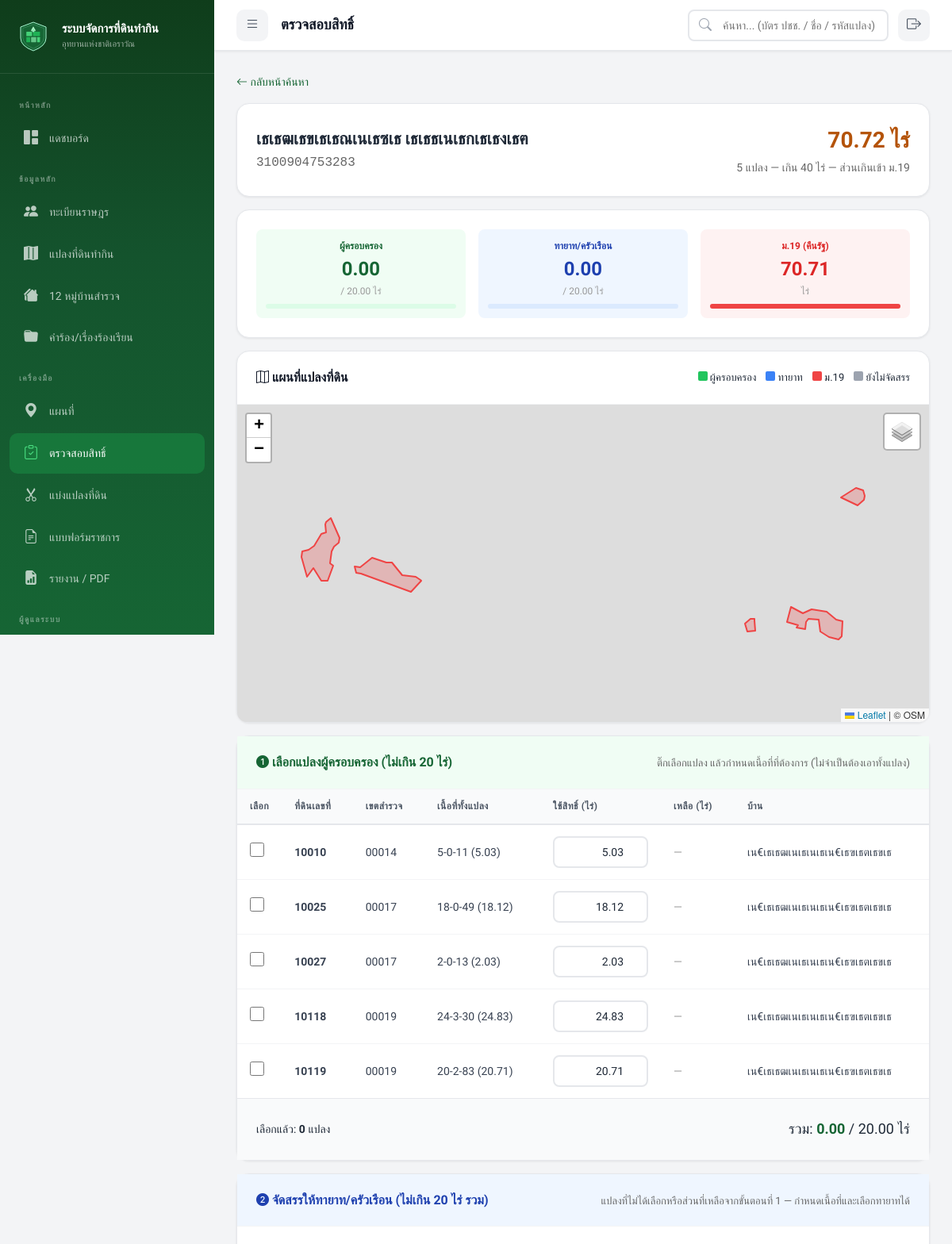
Before: /index.php?page=verification&action=process&id=169 (signed in, upper part) with the older database file.
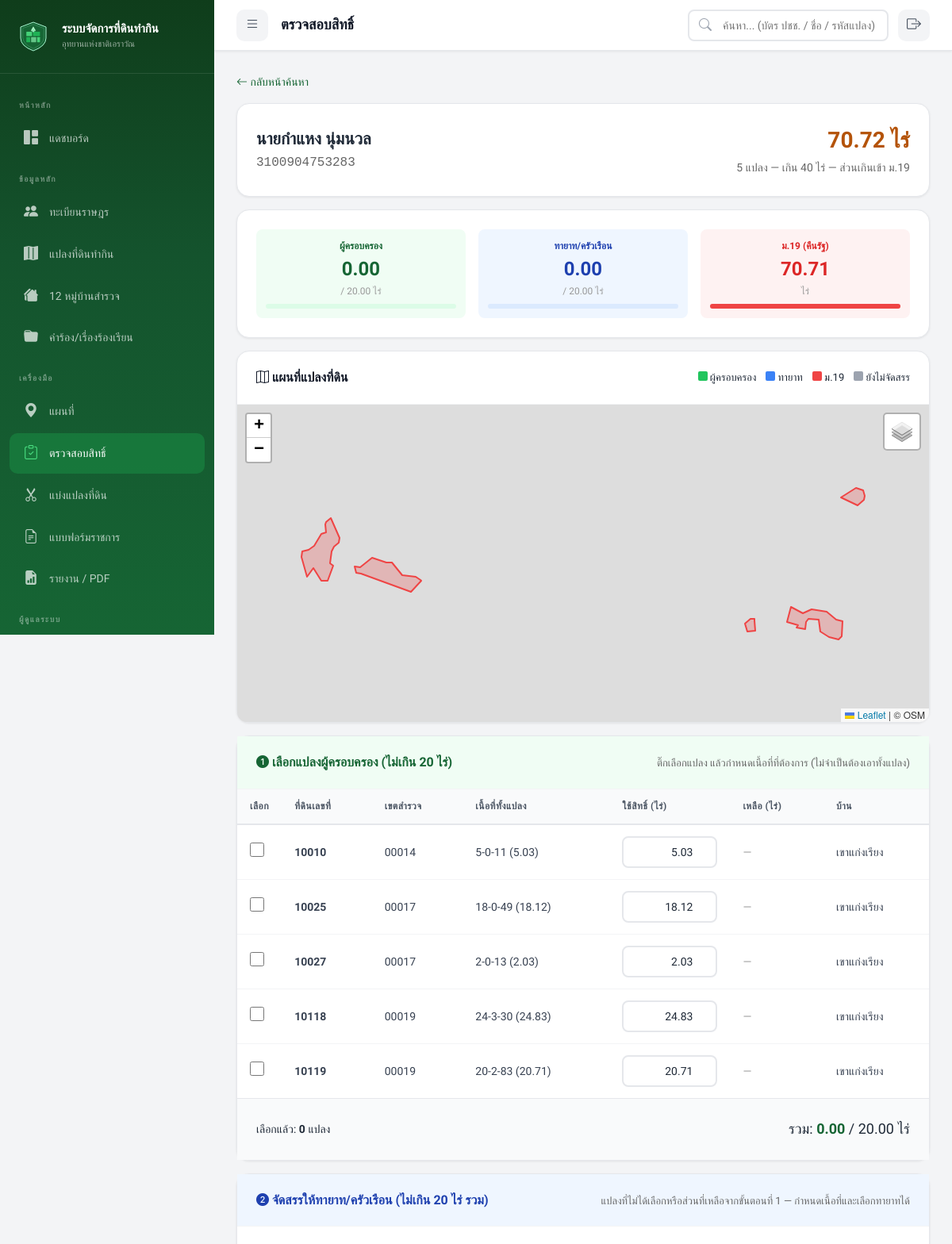
After: the same page with the newer database file.
### tables this page shows
CREATE TABLE `villagers` (
  `villager_id` int(11) NOT NULL AUTO_INCREMENT,
  `id_card_number` varchar(13) NOT NULL,
  `prefix` varchar(20) DEFAULT NULL,
  `first_name` varchar(100) NOT NULL,
  `last_name` varchar(100) NOT NULL,
  `birth_date` date DEFAULT NULL,
  `phone` varchar(15) DEFAULT NULL,
  `address` text DEFAULT NULL,
  `village_no` varchar(10) DEFAULT NULL,
  `village_name` varchar(100) DEFAULT NULL,
  `sub_district` varchar(100) DEFAULT NULL,
  `district` varchar(100) DEFAULT NULL,
  `province` varchar(100) DEFAULT NULL,
  `photo_path` varchar(500) DEFAULT NULL,
  `notes` text DEFAULT NULL,
  `qualification_status` enum('pending','passed','failed') DEFAULT 'pending',
  `qual_thai_nationality` tinyint(1) DEFAULT 1,
  `qual_continuous_residence` tinyint(1) DEFAULT 1,
  `qual_no_other_land` tinyint(1) DEFAULT 1,
  `qual_no_court_order` tinyint(1) DEFAULT 1,
  `qual_no_forest_crime` tinyint(1) DEFAULT 1,
  `qual_no_revoked_rights` tinyint(1) DEFAULT 1,
  `qualification_date` date DEFAULT NULL,
  `qualification_notes` text DEFAULT NULL,
  `created_by` int(11) DEFAULT NULL,
  `created_at` datetime DEFAULT current_timestamp(),
  `updated_at` datetime DEFAULT current_timestamp() ON UPDATE current_timestamp(),
  `verification_status` enum('pending','verified') DEFAULT 'pending',
  `verified_at` datetime DEFAULT NULL,
  `verified_by` int(11) DEFAULT NULL,
  PRIMARY KEY (`villager_id`),
  UNIQUE KEY `id_card_number` (`id_card_number`),
  KEY `created_by` (`created_by`),
  KEY `idx_id_card` (`id_card_number`),
  KEY `idx_name` (`first_name`,`last_name`),
  KEY `idx_village` (`village_name`),
  CONSTRAINT `villagers_ibfk_1` FOREIGN KEY (`created_by`) REFERENCES `users` (`user_id`) ON DELETE SET NULL
);

CREATE TABLE `land_plots` (
  `plot_id` int(11) NOT NULL AUTO_INCREMENT,
  `parent_plot_id` int(11) DEFAULT NULL,
  `allocation_type` varchar(20) DEFAULT NULL,
  `plot_code` varchar(50) NOT NULL,
  `villager_id` int(11) NOT NULL,
  `park_name` varchar(100) DEFAULT NULL,
  `zone` varchar(50) DEFAULT NULL,
  `area_rai` decimal(10,2) DEFAULT 0.00,
  `area_ngan` decimal(10,2) DEFAULT 0.00,
  `area_sqwa` decimal(10,2) DEFAULT 0.00,
  `land_use_type` enum('agriculture','residential','garden','livestock','mixed','other') DEFAULT 'agriculture',
  `crop_type` varchar(200) DEFAULT NULL,
  `latitude` decimal(10,7) DEFAULT NULL,
  `longitude` decimal(10,7) DEFAULT NULL,
  `polygon_coords` longtext DEFAULT NULL CHECK (json_valid(`polygon_coords`)),
  `occupation_since` year(4) DEFAULT NULL,
  `has_document` tinyint(1) DEFAULT 0,
  `document_type` varchar(50) DEFAULT NULL,
  `status` enum('surveyed','pending_review','temporary_permit','must_relocate','disputed') DEFAULT 'pending_review',
  `survey_date` date DEFAULT NULL,
  `surveyed_by` int(11) DEFAULT NULL,
  `plot_image_path` varchar(500) DEFAULT NULL,
  `notes` text DEFAULT NULL,
  `remark_risk` enum('not_risky','risky','risky_case','not_risky_case') DEFAULT 'not_risky',
  `watershed_class` varchar(20) DEFAULT NULL,
  `created_at` datetime DEFAULT current_timestamp(),
  `updated_at` datetime DEFAULT current_timestamp() ON UPDATE current_timestamp(),
  `code_dnp` varchar(10) DEFAULT NULL COMMENT 'รหัสป่าอนุรักษ์',
  `apar_code` varchar(20) DEFAULT NULL COMMENT 'รหัสแปลงที่บริหารแล้ว',
  `apar_no` varchar(10) DEFAULT NULL COMMENT 'หมายเลขเขตโครงการฯ',
  `num_apar` varchar(20) DEFAULT NULL COMMENT 'ที่ดินเลขที่',
  `spar_code` varchar(20) DEFAULT NULL COMMENT 'รหัสที่ดินสำรวจ',
  `ban_e` varchar(10) DEFAULT NULL COMMENT 'ชื่อย่อหมู่บ้านภาษาอังกฤษ (3 ตัวอักษร)',
  `perimeter` decimal(10,3) DEFAULT NULL COMMENT 'ระยะรอบแปลง (เมตร)',
  `ban_type` tinyint(4) DEFAULT NULL COMMENT 'ลักษณะหมู่บ้าน (1=ในเขต, 2=นอกเขตทำกินใน, 3=คาบเกี่ยว)',
  `num_spar` varchar(50) DEFAULT NULL COMMENT 'เลขที่แปลงสำรวจ',
  `spar_no` varchar(10) DEFAULT NULL COMMENT 'ลำดับสำรวจ',
  `par_ban` varchar(50) DEFAULT NULL COMMENT 'ชื่อบ้าน (ที่ตั้งแปลง)',
  `par_moo` varchar(5) DEFAULT NULL COMMENT 'หม่ (แปลง)',
  `par_tam` varchar(50) DEFAULT NULL COMMENT 'ตำบล (แปลง)',
  `par_amp` varchar(50) DEFAULT NULL COMMENT 'อำเภอ (แปลง)',
  `par_prov` varchar(50) DEFAULT NULL COMMENT 'จังหวัด (แปลง)',
  `ptype` varchar(100) DEFAULT NULL COMMENT 'ประเภทที่ดิน',
  `target_fid` int(11) DEFAULT NULL COMMENT 'TARGET_FID อ้างอิง Shapefile',
  `data_issues` text DEFAULT NULL COMMENT 'ปัหาข้อมลที่พบจากการตรวจสอบ',
  PRIMARY KEY (`plot_id`),
  UNIQUE KEY `plot_code` (`plot_code`),
  KEY `surveyed_by` (`surveyed_by`),
  KEY `idx_plot_code` (`plot_code`),
  KEY `idx_villager` (`villager_id`),
  KEY `idx_status` (`status`),
  KEY `idx_coords` (`latitude`,`longitude`),
  KEY `idx_park` (`park_name`),
  KEY `idx_zone` (`zone`),
  KEY `idx_parent_plot` (`parent_plot_id`),
  CONSTRAINT `land_plots_ibfk_1` FOREIGN KEY (`villager_id`) REFERENCES `villagers` (`villager_id`) ON DELETE CASCADE,
  CONSTRAINT `land_plots_ibfk_2` FOREIGN KEY (`surveyed_by`) REFERENCES `users` (`user_id`) ON DELETE SET NULL
);

### controllers/VerificationController.php (called while the page is built, shortened)
<?php
class VerificationController
{
    public static function getVillagerById(int $id): ?array
    {
        $db = getDB();
        $stmt = $db->prepare("SELECT * FROM villagers WHERE villager_id = :id LIMIT 1");
        $stmt->execute(['id' => $id]);
        $villager = $stmt->fetch(PDO::FETCH_ASSOC);
        $villager['plots'] = self::getPlots($id);
        $villager['area_summary'] = self::calcAreaSummary($villager['plots']);
        $villager['household_members'] = self::getHouseholdMembers($id);
        return $villager;
    }
    public static function getPlots(int $villagerId): array
    {
        $db = getDB();
        $stmt = $db->prepare("SELECT * FROM land_plots WHERE villager_id = :vid ORDER BY num_apar, plot_id");
        $stmt->execute(['vid' => $villagerId]);
        return $stmt->fetchAll(PDO::FETCH_ASSOC);
    }
    public static function getHouseholdMembers(int $villagerId): array
    {
        $db = getDB();
        $stmt = $db->prepare("SELECT * FROM household_members WHERE villager_id = :vid ORDER BY member_id");
        $stmt->execute(['vid' => $villagerId]);
        return $stmt->fetchAll(PDO::FETCH_ASSOC);
    }
    public static function calcAreaSummary(array $plots): array
    {
        $totalRai = 0;
        $totalNgan = 0;
        $totalSqwa = 0;
        foreach ($plots as $p) {
            $totalRai += (int)($p['area_rai'] ?? 0);
            $totalNgan += (int)($p['area_ngan'] ?? 0);
            $totalSqwa += (int)($p['area_sqwa'] ?? 0);
        }
        $totalNgan += intdiv($totalSqwa, 100);
        $totalSqwa = $totalSqwa % 100;
        $totalRai += intdiv($totalNgan, 4);
        $totalNgan = $totalNgan % 4;
        $totalInRai = $totalRai + ($totalNgan / 4) + ($totalSqwa / 400);
        if ($totalInRai <= 20) {
            $status = 'within_20';
            $statusLabel = 'ไม่เกิน 20 ไร่ — ปกติ';
        } elseif ($totalInRai <= 40) {
            $status = 'over_20';
            $statusLabel = 'เกิน 20 ไร่ — ต้องจัดสรรให้ครัวเรือน/ทายาท';
        } else {
            $status = 'over_40';
            $statusLabel = 'เกิน 40 ไร่ — ส่วนเกินเข้า ม.19';
        }
        return [
            'rai' => $totalRai,
            'ngan' => $totalNgan,
            'sqwa' => $totalSqwa,
            'total_in_rai' => round($totalInRai, 4),
            'plot_count' => count($plots),
            'status' => $status,
            'status_label' => $statusLabel,
        ];
    }
    public static function toRai(int $rai, int $ngan, int $sqwa): float
    {
        return $rai + ($ngan / 4) + ($sqwa / 400);
    }
}

### views/verification/process.php (the view, shortened to what the changed rows need)
<?php
require_once __DIR__ . '/../../controllers/VerificationController.php';
$villagerId = (int)($_GET['id'] ?? 0);
$v = VerificationController::getVillagerById($villagerId);
$plots = $v['plots'];
$area = $v['area_summary'];
$fullName = ($v['prefix'] ?? '') . ($v['first_name'] ?? '') . ' ' . ($v['last_name'] ?? '');
$isVerified = ($v['verification_status'] ?? 'pending') === 'verified';
?>
<div style="margin-bottom:16px;">
    <a href="index.php?page=verification&id_card=<?= urlencode($v['id_card_number']) ?>" style="color:#166534; text-decoration:none;">
        <i class="bi bi-arrow-left"></i> กลับหน้าค้นหา
    </a>
</div>
<div class="card" style="margin-bottom:16px;">
    <div class="card-body" style="display:flex; justify-content:space-between; align-items:center; flex-wrap:wrap; gap:12px;">
        <div>
            <h2 style="margin:0;"><?= htmlspecialchars($fullName) ?></h2>
            <div style="color:#666; font-family:monospace; font-size:16px;"><?= htmlspecialchars($v['id_card_number']) ?></div>
        </div>
        <div style="text-align:right;">
            <div style="font-size:28px; font-weight:700; color:#b45309;">
                <?= number_format($area['total_in_rai'], 2) ?> ไร่
            </div>
            <div style="color:#666;"><?= $area['plot_count'] ?> แปลง — <?= $area['status_label'] ?></div>
        </div>
    </div>
</div>
<div class="card" style="margin-bottom:16px;">
    <div class="card-body">
        <div style="display:grid; grid-template-columns: repeat(3, 1fr); gap:16px; text-align:center;">
            <div style="background:#f0fdf4; border-radius:8px; padding:12px;">
                <div style="color:#166534; font-size:12px; font-weight:600;">ผู้ครอบครอง</div>
                <div style="font-size:24px; font-weight:700; color:#166534;" id="budgetOwner">0.00</div>
                <div style="color:#999; font-size:12px;">/ 20.00 ไร่</div>
                <div style="height:6px; background:#dcfce7; border-radius:3px; margin-top:6px;">
                </div>
            </div>
            <div style="background:#eff6ff; border-radius:8px; padding:12px;">
                <div style="color:#1e40af; font-size:12px; font-weight:600;">ทายาท/ครัวเรือน</div>
                <div style="font-size:24px; font-weight:700; color:#1e40af;" id="budgetHeir">0.00</div>
                <div style="color:#999; font-size:12px;">/ 20.00 ไร่</div>
                <div style="height:6px; background:#dbeafe; border-radius:3px; margin-top:6px;">
                </div>
            </div>
            <div style="background:#fef2f2; border-radius:8px; padding:12px;">
                <div style="color:#dc2626; font-size:12px; font-weight:600;">ม.19 (คืนรัฐ)</div>
                <div style="font-size:24px; font-weight:700; color:#dc2626;" id="budgetS19">0.00</div>
                <div style="color:#999; font-size:12px;">ไร่</div>
                <div style="height:6px; background:#fee2e2; border-radius:3px; margin-top:6px;">
                    <div id="barS19" style="height:100%; width:0%; background:#ef4444; border-radius:3px; transition:width 0.3s;"></div>
                </div>
            </div>
        </div>
    </div>
</div>
<div class="card" style="margin-bottom:16px;">
    <div class="card-header" style="display:flex; justify-content:space-between; align-items:center;">
        <h3 style="margin:0;"><i class="bi bi-map"></i> แผนที่แปลงที่ดิน</h3>
        <div style="display:flex; gap:12px; font-size:13px;">
            <span><span style="display:inline-block; width:12px; height:12px; background:#22c55e; border-radius:2px;"></span> ผู้ครอบครอง</span>
            <span><span style="display:inline-block; width:12px; height:12px; background:#3b82f6; border-radius:2px;"></span> ทายาท</span>
            <span><span style="display:inline-block; width:12px; height:12px; background:#ef4444; border-radius:2px;"></span> ม.19</span>
            <span><span style="display:inline-block; width:12px; height:12px; background:#9ca3af; border-radius:2px;"></span> ยังไม่จัดสรร</span>
        </div>
    </div>
    <div id="allocMap" style="height:400px; border-radius:0 0 12px 12px;"></div>
</div>
<form method="POST" action="index.php?page=verification&action=save_allocation" id="allocationForm">
    <div class="card" style="margin-bottom:16px;">
        <div class="card-header" style="background:#f0fdf4;">
            <h3 style="color:#166534; margin:0;"><i class="bi bi-1-circle-fill"></i> เลือกแปลงผู้ครอบครอง (ไม่เกิน 20 ไร่)</h3>
            <p style="color:#666; margin:4px 0 0; font-size:13px;">ติ๊กเลือกแปลง แล้วกำหนดเนื้อที่ที่ต้องการ (ไม่จำเป็นต้องเอาทั้งแปลง)</p>
        </div>
        <div class="card-body" style="padding:0; overflow-x:auto;">
            <table class="data-table" style="width:100%;">
                <thead>
                    <tr>
                        <th style="width:40px;">เลือก</th>
                        <th>ที่ดินเลขที่</th>
                        <th>เขตสำรวจ</th>
                        <th>เนื้อที่ทั้งแปลง</th>
                        <th style="width:140px;">ใช้สิทธิ์ (ไร่)</th>
                        <th>เหลือ (ไร่)</th>
                        <th>บ้าน</th>
                    </tr>
                </thead>
                <tbody>
                    <?php foreach ($plots as $p): ?>
                        <?php $plotRai = VerificationController::toRai((int)$p['area_rai'], (int)$p['area_ngan'], (int)$p['area_sqwa']); ?>
                        <tr id="row-owner-<?= $p['plot_id'] ?>">
                            <td>
                                <input type="checkbox" class="owner-check"
                                       data-plotid="<?= $p['plot_id'] ?>"
                                       data-totalrai="<?= round($plotRai, 4) ?>"
                                       onchange="onOwnerCheck(this)"
                                       <?= $isVerified ? 'disabled' : '' ?>>
                            </td>
                            <td style="font-weight:600;"><?= htmlspecialchars($p['num_apar'] ?? '-') ?></td>
                            <td><?= htmlspecialchars($p['spar_no'] ?? '-') ?></td>
                            <td><?= (int)$p['area_rai'] ?>-<?= (int)$p['area_ngan'] ?>-<?= (int)$p['area_sqwa'] ?> (<?= number_format($plotRai, 2) ?>)</td>
                            <td>
                                <input type="number" class="form-control owner-area"
                                       id="ownerArea-<?= $p['plot_id'] ?>"
                                       data-plotid="<?= $p['plot_id'] ?>"
                                       step="0.01" min="0.01" max="<?= round($plotRai, 4) ?>"
                                       value="<?= round($plotRai, 2) ?>"
                                       disabled
                                       onchange="onOwnerAreaChange(this)"
                                       style="width:120px; text-align:right;">
                            </td>
                            <td class="owner-remainder" id="ownerRem-<?= $p['plot_id'] ?>" style="color:#b45309;">—</td>
                            <td><?= htmlspecialchars($p['par_ban'] ?? '-') ?></td>
                        </tr>
                    <?php endforeach; ?>
                </tbody>
            </table>
        </div>
        <div class="card-body" style="border-top:1px solid #e5e7eb; background:#f9fafb;">
            <div style="display:flex; justify-content:space-between; align-items:center; flex-wrap:wrap; gap:8px;">
                <div>เลือกแล้ว: <strong id="ownerCount">0</strong> แปลง</div>
                <div style="font-size:18px;">
                    รวม: <strong id="ownerTotal" style="color:#166534;">0.00</strong> / 20.00 ไร่
                </div>
            </div>
        </div>
    </div>
    <div class="card" style="margin-bottom:16px;">
        <div class="card-header" style="background:#eff6ff;">
            <h3 style="color:#1e40af; margin:0;"><i class="bi bi-2-circle-fill"></i> จัดสรรให้ทายาท/ครัวเรือน (ไม่เกิน 20 ไร่ รวม)</h3>
            <p style="color:#666; margin:4px 0 0; font-size:13px;">แปลงที่ไม่ได้เลือกหรือส่วนที่เหลือจากขั้นตอนที่ 1 — กำหนดเนื้อที่และเลือกทายาทได้</p>
        </div>
        <div class="card-body" id="heirPoolContainer">
        </div>
    </div>
</form>

Changed rows visible on the page:
changed villagers: fullName "เธเธฒเธขเธเธณเนเธซเธ เธเธธเนเธกเธเธงเธฅ" → "นายกำแหง นุ่มนวล"
changed land_plots (number 1 of 5 on the later page): par_ban "เน€เธเธฒเนเธเนเธเน€เธฃเธตเธขเธ" → "เขาแก่งเรียง"
changed land_plots (number 2 of 5 on the later page): par_ban "เน€เธเธฒเนเธเนเธเน€เธฃเธตเธขเธ" → "เขาแก่งเรียง"
changed land_plots (number 3 of 5 on the later page): par_ban "เน€เธเธฒเนเธเนเธเน€เธฃเธตเธขเธ" → "เขาแก่งเรียง"
changed land_plots (number 4 of 5 on the later page): par_ban "เน€เธเธฒเนเธเนเธเน€เธฃเธตเธขเธ" → "เขาแก่งเรียง"
changed land_plots (number 5 of 5 on the later page): par_ban "เน€เธเธฒเนเธเนเธเน€เธฃเธตเธขเธ" → "เขาแก่งเรียง"
